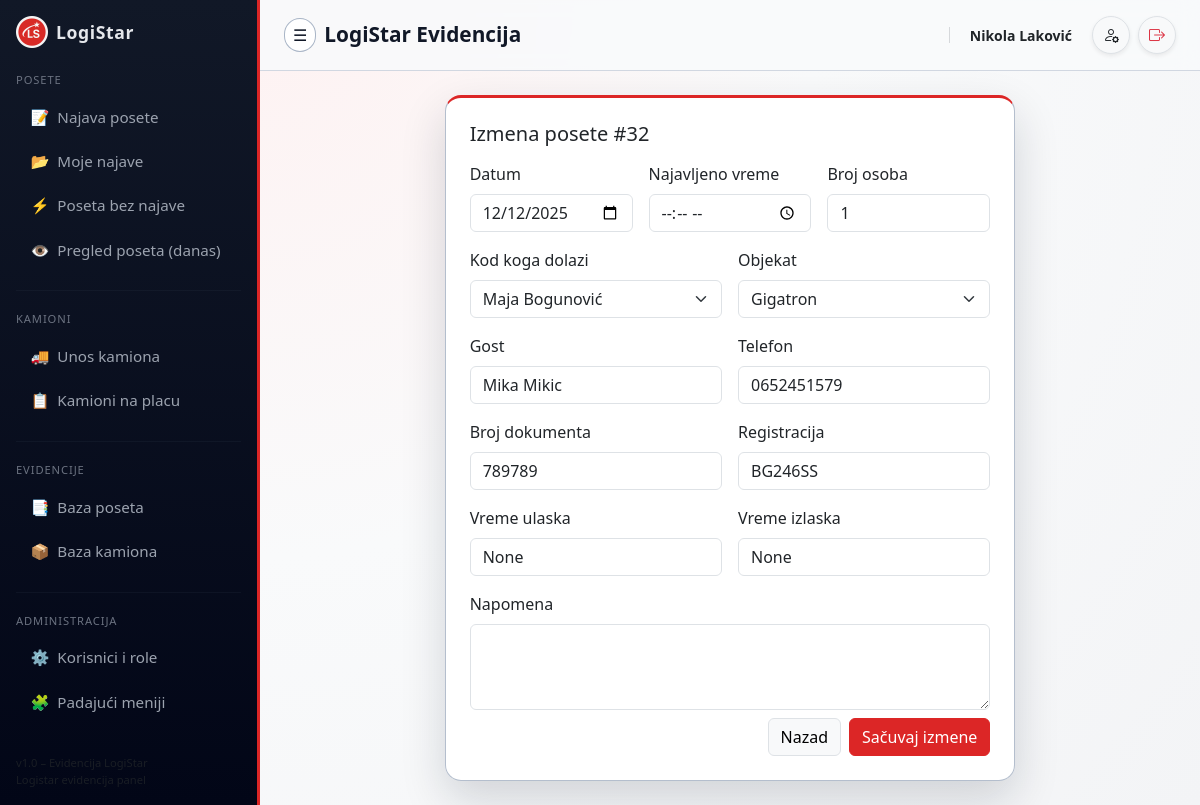
/security/posete/32/edit (signed in), run on the app's committed database.
### tables this page shows
CREATE TABLE "visits" (
	"id"	INTEGER,
	"arrival_date"	TEXT NOT NULL,
	"expected_time"	TEXT,
	"host_employee"	TEXT NOT NULL,
	"phone"	TEXT,
	"object_name"	TEXT NOT NULL,
	"guest_name"	TEXT NOT NULL,
	"document_number"	TEXT,
	"vehicle_plate"	TEXT,
	"note"	TEXT,
	"persons_count"	INTEGER,
	"entry_time"	TEXT,
	"exit_time"	TEXT,
	"created_by"	TEXT,
	"status"	TEXT,
	PRIMARY KEY("id" AUTOINCREMENT)
);

### app.py (the view, shortened to what this page needs)
@app.route("/security/posete/<int:visit_id>/edit", methods=["GET", "POST"])
@require_role("admin")
def security_posete_edit(visit_id: int):
    conn = get_db()
    cur = conn.cursor()
    row = cur.execute(
        "SELECT * FROM visits WHERE id = ?",
        (visit_id,)
    ).fetchone()
    if row is None:
        conn.close()
        return "Poseta nije pronađena.", 404
    employees = cur.execute(
        "SELECT value FROM lookups WHERE type='employee' ORDER BY value"
    ).fetchall()
    objects = cur.execute(
        "SELECT value FROM lookups WHERE type='object' ORDER BY value"
    ).fetchall()
    conn.close()
    return render_template(
        "security_posete_edit.html",
        visit=row,
        employees=employees,
        objects=objects,
    )

### app.py (called while the page is built)
def get_db():
    conn = sqlite3.connect(DB_PATH)
    conn.row_factory = sqlite3.Row
    return conn

def require_role(*allowed_roles):
    def decorator(view_func):
        @wraps(view_func)
        def wrapped_view(*args, **kwargs):
            if "user_email" not in session:
                next_url = request.path
                return redirect(url_for("login", next=next_url))
            role = session.get("role")
            if allowed_roles and role not in allowed_roles:
                return redirect(url_for("no_access"))
            return view_func(*args, **kwargs)
        return wrapped_view
    return decorator

### templates/security_posete_edit.html
{% extends "base.html" %}
{% block content %}
<div class="row justify-content-center">
  <div class="col-lg-8 col-md-10">
    <div class="card card-soft p-4">
      <h5 class="mb-3">Izmena posete #{{ visit.id }}</h5>
      <form method="post" class="row g-3">
        <div class="col-md-4">
          <label class="form-label">Datum</label>
          <input type="date" name="arrival_date" class="form-control"
                 value="{{ visit.arrival_date }}" required>
        </div>
        <div class="col-md-4">
          <label class="form-label">Najavljeno vreme</label>
          <input type="time" name="expected_time" class="form-control"
                 value="{{ visit.expected_time }}">
        </div>
        <div class="col-md-4">
          <label class="form-label">Broj osoba</label>
          <input type="number" name="persons_count" class="form-control"
                 value="{{ visit.persons_count }}">
        </div>
        <div class="col-md-6">
          <label class="form-label">Kod koga dolazi</label>
          <select name="host_employee" class="form-select" required>
            {% for e in employees %}
              <option value="{{ e['value'] }}"
                      {{ 'selected' if e['value'] == visit.host_employee else '' }}>
                {{ e['value'] }}
              </option>
            {% endfor %}
          </select>
        </div>
        <div class="col-md-6">
          <label class="form-label">Objekat</label>
          <select name="object_name" class="form-select" required>
            {% for o in objects %}
              <option value="{{ o['value'] }}"
                      {{ 'selected' if o['value'] == visit.object_name else '' }}>
                {{ o['value'] }}
              </option>
            {% endfor %}
          </select>
        </div>
        <div class="col-md-6">
          <label class="form-label">Gost</label>
          <input type="text" name="guest_name" class="form-control"
                 value="{{ visit.guest_name }}" required>
        </div>
        <div class="col-md-6">
          <label class="form-label">Telefon</label>
          <input type="text" name="phone" class="form-control"
                 value="{{ visit.phone }}">
        </div>
        <div class="col-md-6">
          <label class="form-label">Broj dokumenta</label>
          <input type="text" name="document_number" class="form-control"
                 value="{{ visit.document_number }}">
        </div>
        <div class="col-md-6">
          <label class="form-label">Registracija</label>
          <input type="text" name="vehicle_plate" class="form-control"
                 value="{{ visit.vehicle_plate }}">
        </div>
        <div class="col-md-6">
          <label class="form-label">Vreme ulaska</label>
          <input type="text" name="entry_time" class="form-control"
                 placeholder="YYYY-MM-DD HH:MM:SS"
                 value="{{ visit.entry_time }}">
        </div>
        <div class="col-md-6">
          <label class="form-label">Vreme izlaska</label>
          <input type="text" name="exit_time" class="form-control"
                 placeholder="YYYY-MM-DD HH:MM:SS"
                 value="{{ visit.exit_time }}">
        </div>
        <div class="col-12">
          <label class="form-label">Napomena</label>
          <textarea name="note" class="form-control" rows="3">{{ visit.note }}</textarea>
        </div>
        <div class="col-12 d-flex justify-content-end gap-2 mt-2">
          <a href="{{ url_for('security_posete') }}" class="btn btn-light border">Nazad</a>
          <button type="submit" class="btn btn-primary">Sačuvaj izmene</button>
        </div>
      </form>
    </div>
  </div>
</div>
{% endblock %}

### templates/base.html (style rules this page uses)
:root { --ls-red: #dc2626; --ls-red-soft: #fee2e2; --ls-gray-light: #f3f4f6; --ls-dark: #0f172a; --sidebar-width: 260px; }
body { background: var(--ls-gray-light); font-family: system-ui, -apple-system, BlinkMacSystemFont, "Segoe UI", sans-serif; overflow-x: hidden; }
.card-soft { border-radius: 1rem; border: 1px solid rgba(148, 163, 184, 0.7); box-shadow: 0 18px 45px rgba(15, 23, 42, 0.16); background: rgba(255, 255, 255, 0.96); border-top: 3px solid var(--ls-red); }
.btn-primary { background-color: var(--ls-red); border-color: var(--ls-red); }

### data on the page
visits: id "32", arrival_date "12/12/2025", persons_count "1", guest_name "Mika Mikic", phone "0652451579", document_number "789789", vehicle_plate "BG246SS"

### other printed values
{{ page_title or "LogiStar Evidencija" }} "LogiStar Evidencija"
{{ session.get('full_name', '') }} "Nikola Laković"
form field host_employee "Maja Bogunović"
form field object_name "Gigatron"
